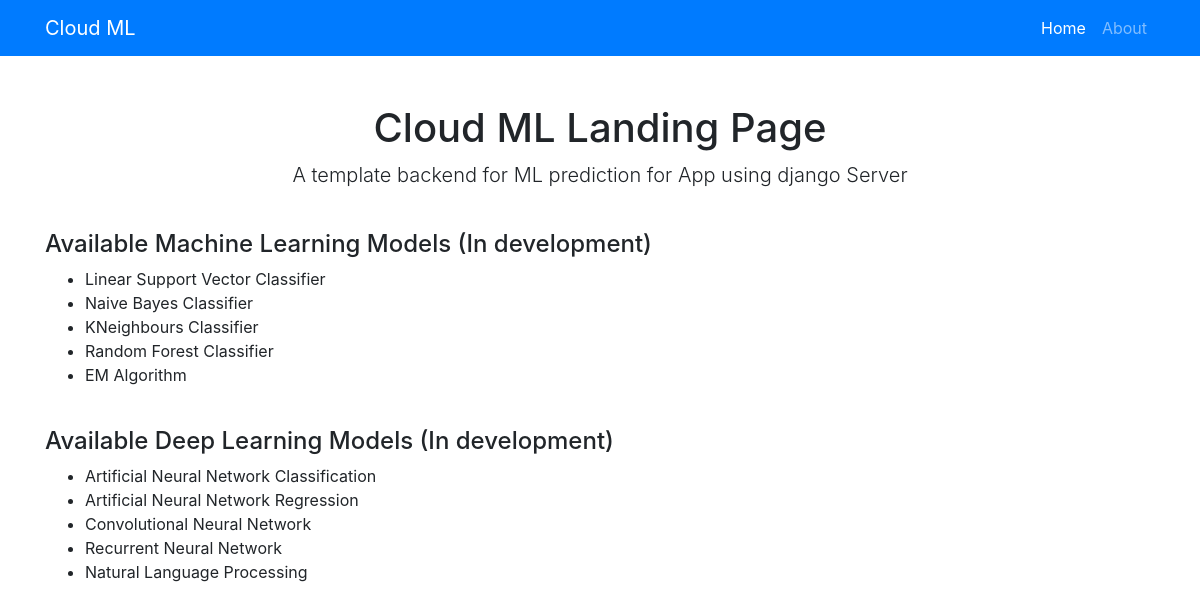
The page / on the database its author committed.
### ml/models.py (models this page shows, shortened)
class MLModel(models.Model):
    name = models.CharField(max_length=50)
    api_name = models.CharField(max_length=50,default="")
    learning_method = models.CharField(max_length=50)
    catagory = models.CharField(max_length=50)

### dl/models.py (models this page shows, shortened)
class DLModel(models.Model):
    name = models.CharField(max_length=50)
    api_name = models.CharField(max_length=50,default="")
    use_case = models.CharField(max_length=50)
    catagory = models.CharField(max_length=50)

### frontend/views.py (the view)
# urls.py: 2. Add a URL to urlpatterns:  path('', views.home, name='home')
def home(request):
    mlmodels = MLModel.objects.all()
    dlmodels = DLModel.objects.all()
    return render(request,'frontend/welcome.html',{'mlmodels':mlmodels,'dlmodels':dlmodels,'nbar':'home'})

### frontend/templates/frontend/welcome.html (shortened to what this page needs)
{% extends 'frontend/base.html' %}
{% block content %}
  <div class="container">
    <div class="row">
      <div class="col-lg-12 text-center">
        <h1 class="mt-5">Cloud ML Landing Page</h1>
        <p class="lead">A template backend for ML prediction for App using django Server</p>
      </div>
    </div>
  </div>
  <div class="container">
    <h4>Available Machine Learning Models (In development)</h4>
    <ul>
    {% for model in mlmodels %}
    <li>{{model.name}}</li>
    {% endfor %}
    </ul>
  </div>
  <div class="container">
    <h4>Available Deep Learning Models (In development)</h4>
    <ul>
    {% for model in dlmodels %}
    <li>{{model.name}}</li>
    {% endfor %}
    </ul>
  </div>
{% endblock content %}

### frontend/templates/frontend/base.html (shortened to what this page needs)
  <link href="/static/vendor/bootstrap/css/bootstrap.min.css" rel="stylesheet">
  <nav class="navbar navbar-expand-lg navbar-dark bg-primary static-top">
    <div class="container">
      <a class="navbar-brand" href="#">Cloud ML</a>
      <div class="collapse navbar-collapse" id="navbarResponsive">
        <ul class="navbar-nav ml-auto">
          <li class="nav-item {% if nbar == 'home' %}active{% endif %}">
            <a class="nav-link" href="/">Home
            </a>
          </li>
          <li class="nav-item {% if nbar == 'about' %}active{% endif %}">
            <a class="nav-link" href="{% url 'about' %}">About</a>
          </li>
        </ul>
      </div>
    </div>
  </nav>
  {% block content %}
  {% endblock content %}

### rows shown on the page
MLModel: name "Linear Support Vector Classifier"
MLModel: name "Naive Bayes Classifier"
MLModel: name "KNeighbours Classifier"
MLModel: name "Random Forest Classifier"
MLModel: name "EM Algorithm"
DLModel: name "Artificial Neural Network Classification"
DLModel: name "Artificial Neural Network Regression"
DLModel: name "Convolutional Neural Network"
DLModel: name "Recurrent Neural Network"
DLModel: name "Natural Language Processing"
